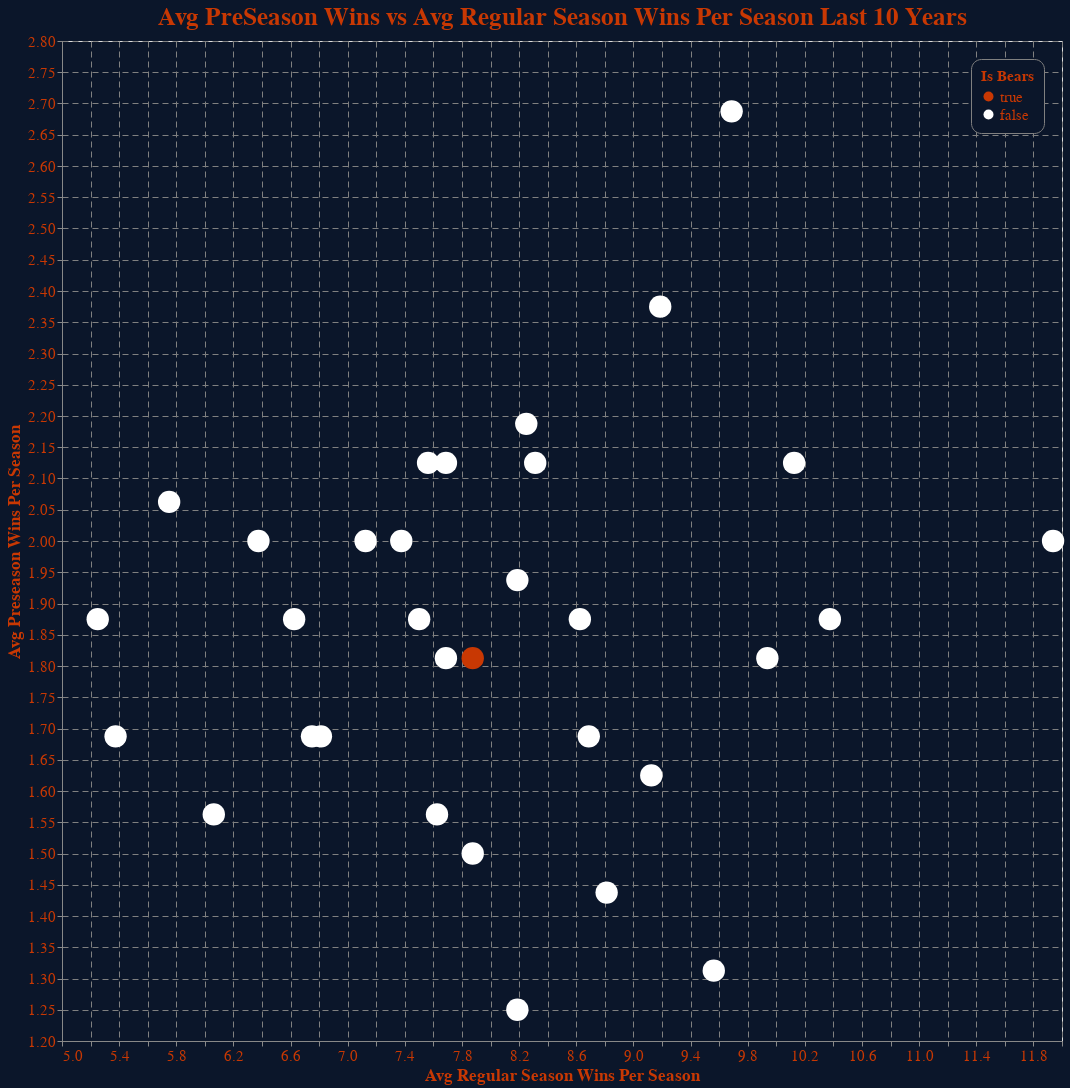

The notebook cell saved with this chart:
### Code cell
alt.Chart(df, width=1000, height=1000, title=chart_title)\
.mark_circle(size=500, opacity=1)\
.encode(
    x=alt.X(**x_cfgs,
        scale=alt.Scale(zero=False)
    ),
    y=alt.Y(**y_cfgs,
        scale=alt.Scale(zero=False)
    ),
    color=alt.Color("Is Bears", scale=alt.Scale(domain=[True, False], range=[secondary_color, "white"])),
    tooltip=[
        alt.Tooltip("team_name", title="Team Name"),
        alt.Tooltip(**x_cfgs),
        alt.Tooltip(**y_cfgs)]
)\
.configure(background=primary_color)\
.configure_axis(gridColor="grey", gridDash=[6,4])\
.configure_axisLeft(labelColor=secondary_color, titleColor=secondary_color, labelFontSize=15, titleFontSize=17)\
.configure_axisBottom(labelColor=secondary_color, titleColor=secondary_color,labelFontSize=15, titleFontSize=17)\
.configure_title(color=secondary_color, fontSize=25)\
.configure_legend(labelColor=secondary_color, titleColor=secondary_color, strokeColor='gray', fillColor=primary_color, padding=10,cornerRadius=10,orient='top-right', labelFontSize=15, titleFontSize=15)

### Figure 1 — Vega-Lite specification as saved in the notebook (floating-point values rounded to 4 significant figures)
{"config": {"view": {"continuousWidth": 400, "continuousHeight": 300}, "axis": {"gridColor": "grey", "gridDash": [6, 4]}, "axisBottom": {"labelColor": "#c83803", "labelFontSize": 15, "titleColor": "#c83803", "titleFontSize": 17}, "axisLeft": {"labelColor": "#c83803", "labelFontSize": 15, "titleColor": "#c83803", "titleFontSize": 17}, "background": "#0B162A", "legend": {"cornerRadius": 10, "fillColor": "#0B162A", "labelColor": "#c83803", "labelFontSize": 15, "orient": "top-right", "padding": 10, "strokeColor": "gray", "titleColor": "#c83803", "titleFontSize": 15}, "title": {"color": "#c83803", "fontSize": 25}}, "data": {"name": "data-2dc31da812ab0c77a2de497655fe8965"}, "mark": {"type": "circle", "opacity": 1, "size": 500}, "encoding": {"color": {"field": "Is Bears", "scale": {"domain": [true, false], "range": ["#c83803", "white"]}, "type": "nominal"}, "tooltip": [{"field": "team_name", "title": "Team Name", "type": "nominal"}, {"field": "regular_season_wins", "title": "Avg Regular Season Wins Per Season", "type": "quantitative"}, {"field": "pre_season_wins", "title": "Avg Preseason Wins Per Season", "type": "quantitative"}], "x": {"field": "regular_season_wins", "scale": {"zero": false}, "title": "Avg Regular Season Wins Per Season", "type": "quantitative"}, "y": {"field": "pre_season_wins", "scale": {"zero": false}, "title": "Avg Preseason Wins Per Season", "type": "quantitative"}}, "height": 1000, "title": "Avg PreSeason Wins vs Avg Regular Season Wins Per Season Last 10 Years", "width": 1000, "$schema": "https://vega.github.io/schema/vega-lite/v4.17.0.json", "datasets": {"data-2dc31da812ab0c77a2de497655fe8965": [{"team_name": "Arizona Cardinals", "Unnamed: 0": 905.6, "year": 2014.0, "wins": 4.688, "losses": 5.156, "regular_season_wins": 7.875, "pre_season_wins": 1.5, "Is Bears": false}, {"team_name": "Atlanta Falcons", "Unnamed: 0": 901.5, "year": 2014.0, "wins": 4.719, "losses": 5.188, "regular_season_wins": 8.188, "pre_season_wins": 1.25, "Is Bears": false}, {"team_name": "Baltimore Ravens", "Unnamed: 0": 880.8, "year": 2014.0, "wins": 6.188, "losses": 3.719, "regular_season_wins": 9.688, "pre_season_wins": 2.688, "Is Bears": false}, {"team_name": "Buffalo Bills", "Unnamed: 0": 877.7, "year": 2014.0, "wins": 4.594, "losses": 5.344, "regular_season_wins": 7.625, "pre_season_wins": 1.562, "Is Bears": false}, {"team_name": "Carolina Panthers", "Unnamed: 0": 901.3, "year": 2014.0, "wins": 4.75, "losses": 5.094, "regular_season_wins": 7.688, "pre_season_wins": 1.812, "Is Bears": false}, {"team_name": "Chicago Bears", "Unnamed: 0": 897.5, "year": 2014.0, "wins": 4.844, "losses": 5.062, "regular_season_wins": 7.875, "pre_season_wins": 1.812, "Is Bears": true}, {"team_name": "Cincinnati Bengals", "Unnamed: 0": 881.6, "year": 2014.0, "wins": 4.688, "losses": 5.094, "regular_season_wins": 7.5, "pre_season_wins": 1.875, "Is Bears": false}, {"team_name": "Cleveland Browns", "Unnamed: 0": 882.3, "year": 2014.0, "wins": 3.562, "losses": 6.281, "regular_season_wins": 5.25, "pre_season_wins": 1.875, "Is Bears": false}, {"team_name": "Dallas Cowboys", "Unnamed: 0": 893.2, "year": 2014.0, "wins": 5.375, "losses": 4.562, "regular_season_wins": 9.125, "pre_season_wins": 1.625, "Is Bears": false}, {"team_name": "Denver Broncos", "Unnamed: 0": 889.0, "year": 2014.0, "wins": 5.219, "losses": 4.688, "regular_season_wins": 8.312, "pre_season_wins": 2.125, "Is Bears": false}, {"team_name": "Detroit Lions", "Unnamed: 0": 897.8, "year": 2014.0, "wins": 3.906, "losses": 5.906, "regular_season_wins": 5.75, "pre_season_wins": 2.062, "Is Bears": false}, {"team_name": "Green Bay Packers", "Unnamed: 0": 897.2, "year": 2014.0, "wins": 6.125, "losses": 3.688, "regular_season_wins": 10.38, "pre_season_wins": 1.875, "Is Bears": false}, {"team_name": "Houston Texans", "Unnamed: 0": 885.0, "year": 2014.0, "wins": 4.844, "losses": 5.0, "regular_season_wins": 7.562, "pre_season_wins": 2.125, "Is Bears": false}, {"team_name": "Indianapolis Colts", "Unnamed: 0": 885.4, "year": 2014.0, "wins": 5.438, "losses": 4.469, "regular_season_wins": 9.562, "pre_season_wins": 1.312, "Is Bears": false}, {"team_name": "Jacksonville Jaguars", "Unnamed: 0": 886.0, "year": 2014.0, "wins": 3.531, "losses": 6.344, "regular_season_wins": 5.375, "pre_season_wins": 1.688, "Is Bears": false}, {"team_name": "Kansas City Chiefs", "Unnamed: 0": 889.4, "year": 2014.0, "wins": 5.125, "losses": 4.75, "regular_season_wins": 8.812, "pre_season_wins": 1.438, "Is Bears": false}, {"team_name": "Las Vegas Raiders", "Unnamed: 0": 889.9, "year": 2014.0, "wins": 3.812, "losses": 6.094, "regular_season_wins": 6.062, "pre_season_wins": 1.562, "Is Bears": false}, {"team_name": "Los Angeles Chargers", "Unnamed: 0": 889.7, "year": 2014.0, "wins": 5.188, "losses": 4.688, "regular_season_wins": 8.688, "pre_season_wins": 1.688, "Is Bears": false}, {"team_name": "Los Angeles Rams", "Unnamed: 0": 905.9, "year": 2014.0, "wins": 4.25, "losses": 5.594, "regular_season_wins": 6.812, "pre_season_wins": 1.688, "Is Bears": false}, {"team_name": "Miami Dolphins", "Unnamed: 0": 877.5, "year": 2014.0, "wins": 4.562, "losses": 5.344, "regular_season_wins": 7.125, "pre_season_wins": 2.0, "Is Bears": false}, {"team_name": "Minnesota Vikings", "Unnamed: 0": 897.6, "year": 2014.0, "wins": 5.219, "losses": 4.594, "regular_season_wins": 8.25, "pre_season_wins": 2.188, "Is Bears": false}, {"team_name": "New England Patriots", "Unnamed: 0": 876.8, "year": 2014.0, "wins": 6.969, "losses": 2.906, "regular_season_wins": 11.94, "pre_season_wins": 2.0, "Is Bears": false}, {"team_name": "New Orleans Saints", "Unnamed: 0": 901.2, "year": 2014.0, "wins": 5.875, "losses": 4.031, "regular_season_wins": 9.938, "pre_season_wins": 1.812, "Is Bears": false}, {"team_name": "New York Giants", "Unnamed: 0": 893.5, "year": 2014.0, "wins": 4.688, "losses": 5.219, "regular_season_wins": 7.375, "pre_season_wins": 2.0, "Is Bears": false}, {"team_name": "New York Jets", "Unnamed: 0": 878.0, "year": 2014.0, "wins": 4.25, "losses": 5.594, "regular_season_wins": 6.625, "pre_season_wins": 1.875, "Is Bears": false}, {"team_name": "Philadelphia Eagles", "Unnamed: 0": 893.3, "year": 2014.0, "wins": 5.25, "losses": 4.562, "regular_season_wins": 8.625, "pre_season_wins": 1.875, "Is Bears": false}, {"team_name": "Pittsburgh Steelers", "Unnamed: 0": 881.3, "year": 2014.0, "wins": 6.125, "losses": 3.781, "regular_season_wins": 10.12, "pre_season_wins": 2.125, "Is Bears": false}, {"team_name": "San Francisco 49ers", "Unnamed: 0": 905.5, "year": 2014.0, "wins": 4.906, "losses": 4.938, "regular_season_wins": 7.688, "pre_season_wins": 2.125, "Is Bears": false}, {"team_name": "Seattle Seahawks", "Unnamed: 0": 905.1, "year": 2014.0, "wins": 5.781, "losses": 4.062, "regular_season_wins": 9.188, "pre_season_wins": 2.375, "Is Bears": false}, {"team_name": "Tampa Bay Buccaneers", "Unnamed: 0": 902.0, "year": 2014.0, "wins": 4.219, "losses": 5.656, "regular_season_wins": 6.75, "pre_season_wins": 1.688, "Is Bears": false}, {"team_name": "Tennessee Titans", "Unnamed: 0": 885.6, "year": 2014.0, "wins": 5.062, "losses": 4.844, "regular_season_wins": 8.188, "pre_season_wins": 1.938, "Is Bears": false}, {"team_name": "Washington Football Team", "Unnamed: 0": 893.9, "year": 2014.0, "wins": 4.188, "losses": 5.688, "regular_season_wins": 6.375, "pre_season_wins": 2.0, "Is Bears": false}]}}
